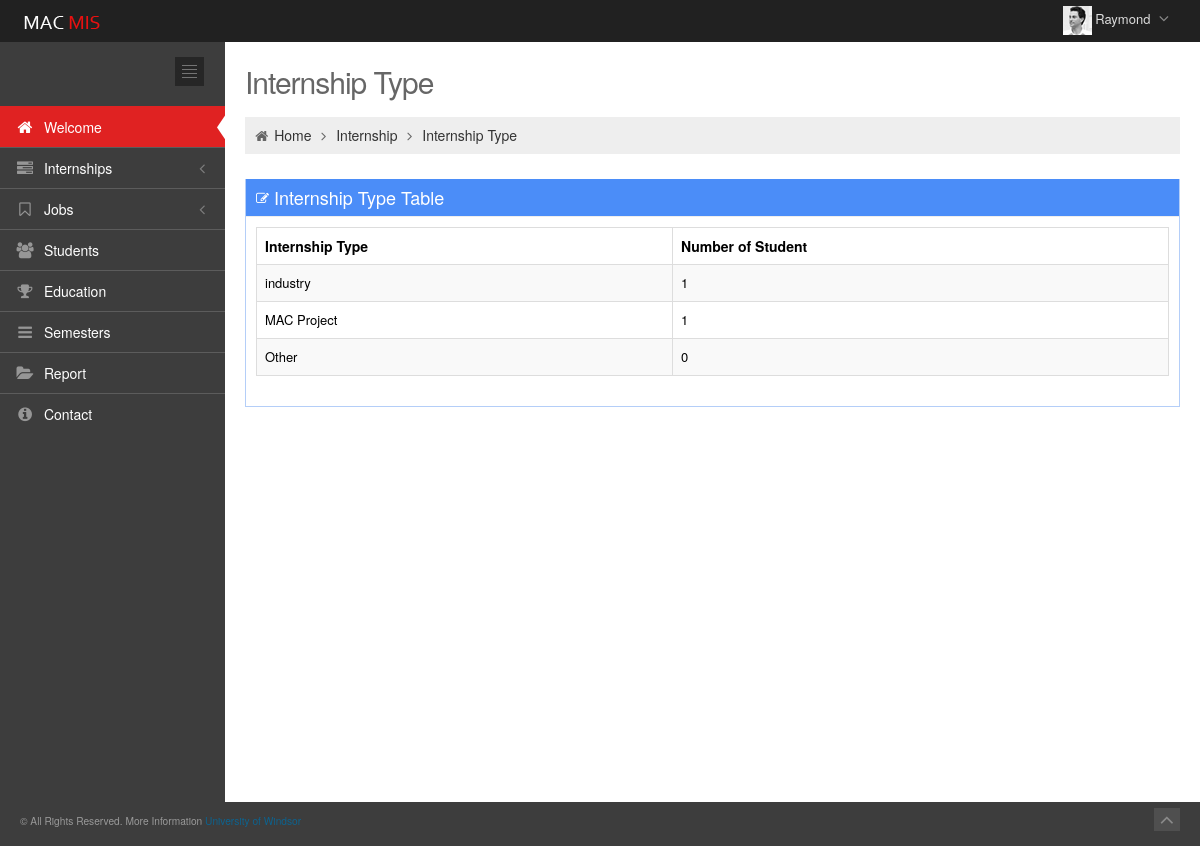
Page /app/internship_type (signed in) on the committed database.
### app/models.py (models this page shows, shortened)
class Internship(models.Model):
    intern_type = models.CharField(max_length=50)
    intern_discription = models.CharField(max_length=100)

### app/views.py (the view)
def internship_type(request):
    internshiptype = Internship.objects.all()
    type = Internship.objects.get(intern_type='MAC Project')
    return render(request, 'app/internship-type.html',{'internshiptype':internshiptype})

### app/templates/app/internship-type.html
{% extends 'app/base.html' %}
{% block container %}
		<div class="page-content">
			<div class="container-fluid">
				<div class="row-fluid">
					<div class="span12">
						<h3 class="page-title">
							Internship Type
						</h3>
						<ul class="breadcrumb">
							<li>
								<i class="icon-home"></i>
								<a href="welcome.html">Home</a>
								<i class="icon-angle-right"></i>
							</li>
							<li>
								<a href="#">Internship</a>
								<i class="icon-angle-right"></i>
							</li>
							<li><a href="#">Internship Type</a></li>
						</ul>
					</div>
				</div>
				<div class="row-fluid">
					<div class="span12">
						<div class="portlet box blue">
							<div class="portlet-title">
								<div class="caption"><i class="icon-edit"></i>Internship Type Table</div>
							</div>
							<div class="portlet-body">
								<table class="table table-striped table-hover table-bordered" id="sample_editable_1">
									<thead>
										<tr>
											<th>Internship Type</th>
											<th>Number of Student</th>
										</tr>
									</thead>
									<tbody>
                                    {% for type in internshiptype %}
										<tr class="">
											<td>{{ type.intern_type }}</td>
											<td>{{ type.job_set.count }}</td>
										</tr>
                                    {% endfor %}
									</tbody>
								</table>
							</div>
						</div>
					</div>
				</div>
			</div>
		</div>
{% endblock %}

### app/templates/app/base.html (shortened to what this page needs)
{% load staticfiles %}
<!DOCTYPE html>
 <html lang="en" class="no-js">
<head>
	<link href="{% static 'app/css/bootstrap.min.css' %}" rel="stylesheet" type="text/css"/>
	<link href="{% static 'app/css/bootstrap-responsive.min.css' %}" rel="stylesheet" type="text/css"/>
	<link href="{% static 'app/css/font-awesome.min.css' %}" rel="stylesheet" type="text/css"/>
	<link href="{% static 'app/css/style-metro.css' %}" rel="stylesheet" type="text/css"/>
	<link href="{% static 'app/css/style.css' %}" rel="stylesheet" type="text/css"/>
	<link href="{% static 'app/css/style-responsive.css' %}" rel="stylesheet" type="text/css"/>
	<link href="{% static 'app/css/default.css' %}" rel="stylesheet" type="text/css" id="style_color"/>
	<link href="{% static 'app/css/uniform.default.css' %}" rel="stylesheet" type="text/css"/>
</head>
<body class="page-header-fixed">
{% if request.user.is_authenticated %}
	<div class="header navbar navbar-inverse navbar-fixed-top">
		<div class="navbar-inner">
			<div class="container-fluid">
				<a class="brand" href="#">
				<img src="{% static 'app/image/logo.png' %}" alt="logo"/>
				</a>
				<ul class="nav pull-right">
					<li class="dropdown user">
						<a href="#" class="dropdown-toggle" data-toggle="dropdown">
						<img alt="" src="{% static 'app/image/avatar1_small.jpg' %}" />
						<span class="username">{{ user.first_name }}</span>
						<i class="icon-angle-down"></i>
						</a>
					</li>
				</ul>
			</div>
		</div>
	</div>
	<div class="page-container">
		<div class="page-sidebar nav-collapse collapse">
			<ul class="page-sidebar-menu">
				<li>
					<div class="sidebar-toggler hidden-phone"></div>
				</li>
				<li>
					<br>
				</li>
				<li class="start active ">
					<a href="{% url 'app:welcome' %}">
					<i class="icon-home"></i>
					<span class="title">Welcome</span>
					<span class="selected"></span>
					</a>
				</li>
				<li class="">
					<a href="javascript:;">
					<i class="icon-tasks"></i>
					<span class="title">Internships</span>
					</a>
				</li>
				<li class="">
					<a href="javascript:;">
					<i class="icon-bookmark-empty"></i>
					<span class="title">Jobs</span>
					</a>
				</li>
				<li class="">
					<a href="{% url 'app:student' %}">
					<i class="icon-group"></i>
					<span class="title">Students</span>
					</a>
				</li>
				<li class="">
					<a href="{% url 'app:education' %}">
					<i class="icon-trophy"></i>
					<span class="title">Education</span>
					</a>
				</li>
				<li class="">
					<a href="{% url 'app:semester' %}">
					<i class="icon-reorder"></i>
					<span class="title">Semesters</span>
					</a>
				</li>
				<li class="">
					<a href="{% url 'app:report' %}">
					<i class="icon-folder-open"></i>
					<span class="title">Report</span>
					</a>
				</li>
				<li class="">
					<a href="{% url 'app:contact' %}">
					<i class="icon-info-sign"></i>
					<span class="title">Contact</span>
					</a>
				</li>
			</ul>
		</div>
        {% block container %}{% endblock %}
	</div>
	<div class="footer">
		<div class="footer-inner">
			<p><small>&copy; All Rights Reserved. More Information <a href="http://www.uwindsor.ca/" target="_blank" title="uwindsor">University of Windsor</a></small></p>
		</div>
		<div class="footer-tools">
			<span class="go-top">
			<i class="icon-angle-up"></i>
			</span>
		</div>
	</div>
{% else %}
    <p>Please sign in.</p>
{% endif %}
</body>
</html>

### app/static/app/css/style-metro.css (style rules this page uses)
div, input, select, textarea, span, img, table, td, th, p, a, button, ul, li { -webkit-border-radius: 0 !important; -moz-border-radius: 0 !important; border-radius: 0 !important; }

### app/static/app/css/style-responsive.css (style rules this page uses)
@media (min-width: 980px) { .page-sidebar { position: absolute; width: 225px; } }
@media (min-width: 980px) { .page-content { margin-left: 225px; margin-top: 0px; min-height: 760px; } }

### app/static/app/css/default.css (style rules this page uses)
body { background-color: #3d3d3d !important; }
.header .navbar-inner { filter: none !important; background-image: none !important; background-color: #212121 !important; }
.header .nav li.dropdown .dropdown-toggle i { color: #8a8a8a !important; }
.page-sidebar { background-color: #3d3d3d; }
ul.page-sidebar-menu > li > a { border-top: 1px solid #5c5c5c !important; color: #ffffff !important; }
ul.page-sidebar-menu > li:last-child > a { border-bottom: 1px solid transparent !important; }
ul.page-sidebar-menu > li a i { color: #969696; }
ul.page-sidebar-menu > li.active > a { background: #e02222 !important; border-top-color: transparent !important; color: #ffffff; }
ul.page-sidebar-menu > li.active > a i { color: #ffffff; }
.sidebar-toggler { background-image: url(../image/sidebar-toggler.jpg); background-color: #242424; }
.footer .footer-inner { color: #999999; }
.footer .footer-tools .go-top { background-color: #4f4f4f; }
.footer .footer-tools .go-top i { color: #8a8a8a; }

### rows in the picture
Internship: intern_type "industry", job_set.count "1"
Internship: intern_type "MAC Project", job_set.count "1"
Internship: intern_type "Other", job_set.count "0"

### other values in the picture
{{ user.first_name }} "Raymond"
